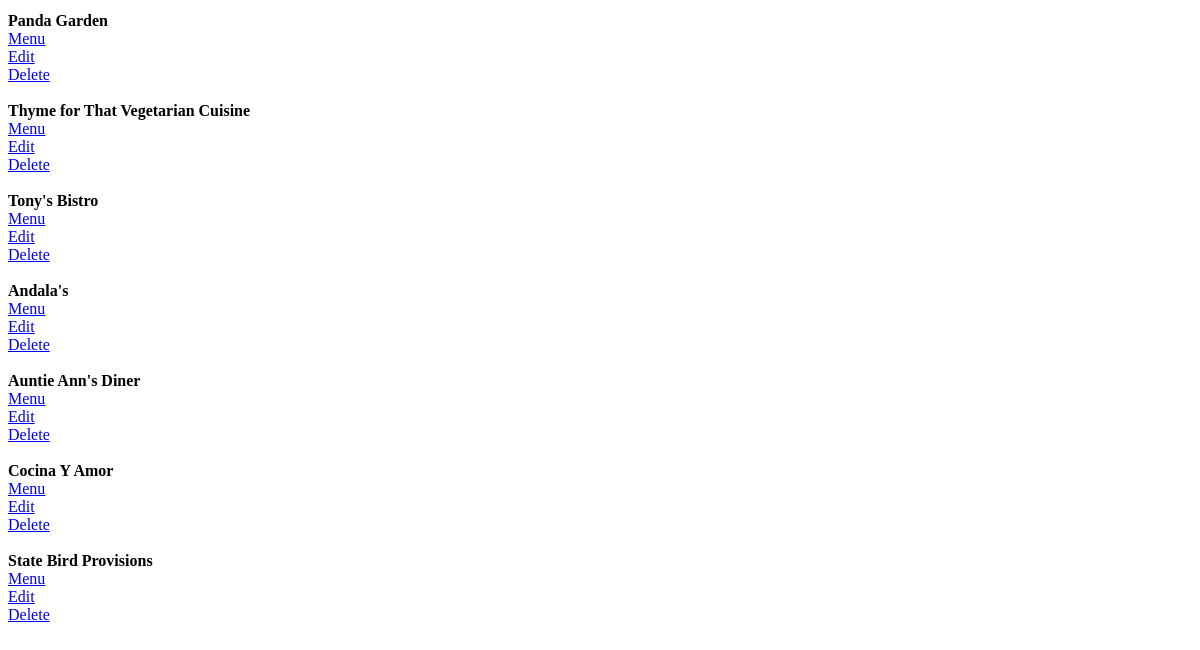
The app's page /restaurants (lower part), older data.
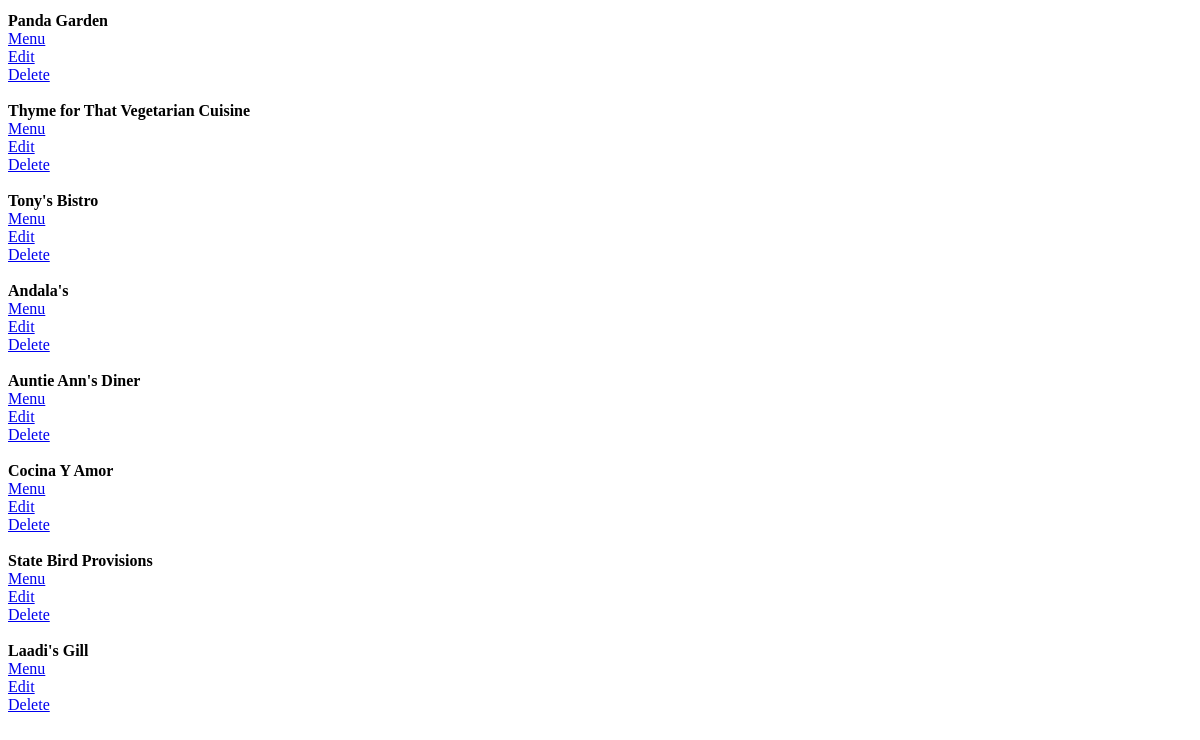
The same page, newer data.
### database_setup.py (models this page shows)
class Restaurant(Base):
	__tablename__ = 'restaurant'
	name = Column(String(80), nullable = False)
	id = Column(Integer, primary_key = True)

### finalproject.py (the view)
@app.route('/')
@app.route('/restaurants')
def showRestaurants():
	restaurants = session.query(Restaurant)
	return render_template('restaurants.html', restaurants = restaurants)

### templates/restaurants.html (shortened to what this page needs)
<html>
	<body>
		{% for restaurant in restaurants %}
			<div>
				<b>{{restaurant.name}}</b></br>
				<a href="{{url_for('showMenu', restaurant_id=restaurant.id)}}">Menu</a></br>
				<a href="{{url_for('editRestaurant', restaurant_id=restaurant.id)}}">Edit</a></br>
				<a href="{{url_for('deleteRestaurant', restaurant_id=restaurant.id)}}">Delete</a></br>
			</div>
		{% endfor %}
	</body>
</html>

Row changes from the older to the newer data that the page shows:
added Restaurant: name "Laadi's Gill"
